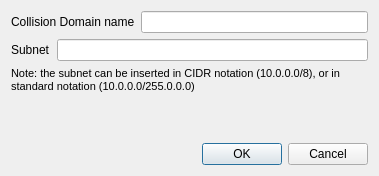
<ui version="4.0" >
 <class>AddCdForm</class>
 <widget class="QDialog" name="AddCdForm" >
  <property name="geometry" >
   <rect>
    <x>0</x>
    <y>0</y>
    <width>379</width>
    <height>176</height>
   </rect>
  </property>
  <property name="windowTitle" >
   <string>Visual Netkit - Add new CD</string>
  </property>
  <layout class="QVBoxLayout" >
   <item>
    <layout class="QHBoxLayout" >
     <item>
      <widget class="QLabel" name="label_2" >
       <property name="text" >
        <string>Collision Domain name</string>
       </property>
      </widget>
     </item>
     <item>
      <widget class="QLineEdit" name="cdNameLineEdit" />
     </item>
    </layout>
   </item>
   <item>
    <layout class="QHBoxLayout" >
     <item>
      <widget class="QLabel" name="label" >
       <property name="text" >
        <string>Subnet</string>
       </property>
      </widget>
     </item>
     <item>
      <widget class="QLineEdit" name="cdSubnetLineEdit" />
     </item>
    </layout>
   </item>
   <item>
    <widget class="QLabel" name="label_3" >
     <property name="font" >
      <font>
       <pointsize>8</pointsize>
      </font>
     </property>
     <property name="frameShape" >
      <enum>QFrame::NoFrame</enum>
     </property>
     <property name="frameShadow" >
      <enum>QFrame::Plain</enum>
     </property>
     <property name="text" >
      <string>Note: the subnet can be inserted in CIDR notation (10.0.0.0/8), or in standard notation (10.0.0.0/255.0.0.0)</string>
     </property>
     <property name="scaledContents" >
      <bool>true</bool>
     </property>
     <property name="wordWrap" >
      <bool>true</bool>
     </property>
     <property name="indent" >
      <number>-1</number>
     </property>
    </widget>
   </item>
   <item>
    <spacer>
     <property name="orientation" >
      <enum>Qt::Vertical</enum>
     </property>
     <property name="sizeHint" >
      <size>
       <width>20</width>
       <height>40</height>
      </size>
     </property>
    </spacer>
   </item>
   <item>
    <widget class="QDialogButtonBox" name="cdFormConfirmBox" >
     <property name="orientation" >
      <enum>Qt::Horizontal</enum>
     </property>
     <property name="standardButtons" >
      <set>QDialogButtonBox::Cancel|QDialogButtonBox::NoButton|QDialogButtonBox::Ok</set>
     </property>
    </widget>
   </item>
  </layout>
 </widget>
 <resources/>
 <connections>
  <connection>
   <sender>cdFormConfirmBox</sender>
   <signal>accepted()</signal>
   <receiver>AddCdForm</receiver>
   <slot>accept()</slot>
   <hints>
    <hint type="sourcelabel" >
     <x>248</x>
     <y>254</y>
    </hint>
    <hint type="destinationlabel" >
     <x>157</x>
     <y>274</y>
    </hint>
   </hints>
  </connection>
  <connection>
   <sender>cdFormConfirmBox</sender>
   <signal>rejected()</signal>
   <receiver>AddCdForm</receiver>
   <slot>reject()</slot>
   <hints>
    <hint type="sourcelabel" >
     <x>316</x>
     <y>260</y>
    </hint>
    <hint type="destinationlabel" >
     <x>286</x>
     <y>274</y>
    </hint>
   </hints>
  </connection>
 </connections>
</ui>
